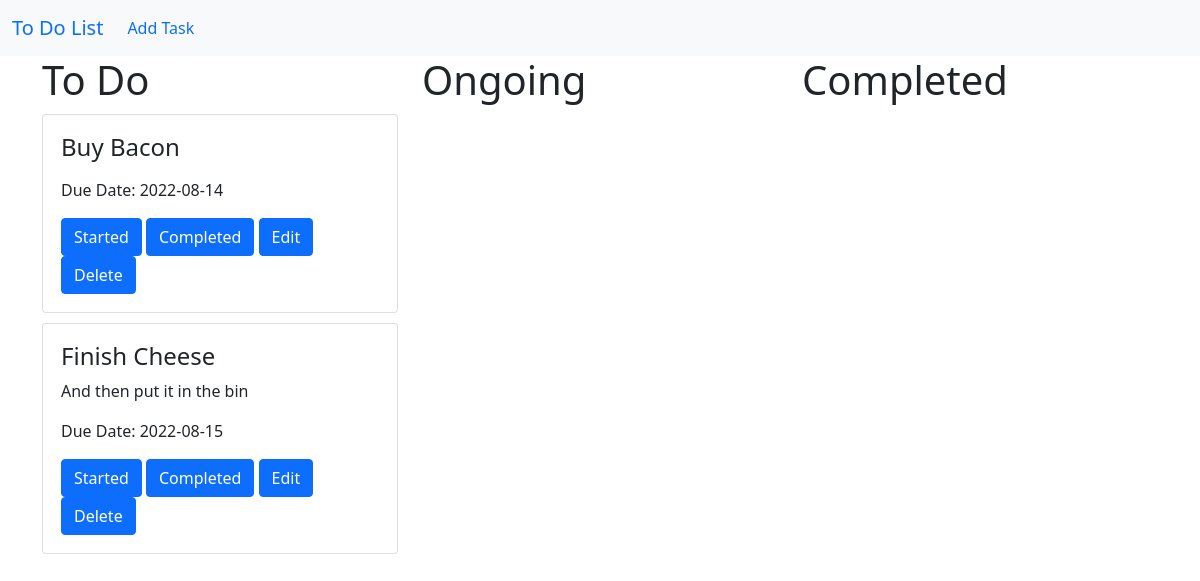
Before: / with the older database file.
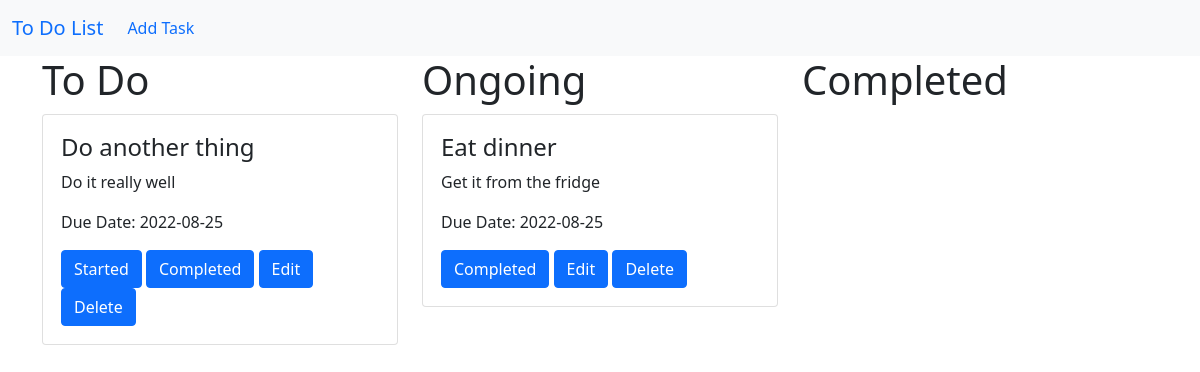
After: the same page with the newer database file.
### main.py (models this page shows, shortened)
class Tasks(db.Model):
    __tablename__ = "to_do"
    id = db.Column(db.Integer, primary_key=True)
    task = db.Column(db.String(140), unique=True, nullable=False)
    description = db.Column(db.String(280), unique=False, nullable=True)
    date = db.Column(db.Date, unique=False, nullable=True)

class OngoingTasks(db.Model):
    __tablename__ = "ongoing"
    id = db.Column(db.Integer, primary_key=True)
    task = db.Column(db.String(140), unique=True, nullable=False)
    description = db.Column(db.String(280), unique=False, nullable=True)
    date = db.Column(db.Date, unique=False, nullable=True)

### main.py (the view)
@app.route("/")
def home():
    tasks_to_do = Tasks.query.all()
    tasks_ongoing = OngoingTasks.query.all()
    tasks_completed = CompletedTasks.query.all()
    return render_template("index.html", tasks=tasks_to_do, ongoing_tasks=tasks_ongoing, completed_tasks=tasks_completed)

### templates/index.html (shortened to what this page needs)
{% extends 'base.html' %}
{% block styles %}
<link rel="stylesheet" href="{{url_for('static', filename='css/styles.css')}}">
<link href="https://cdn.jsdelivr.net/npm/bootstrap@5.0.2/dist/css/bootstrap.min.css" rel="stylesheet">
{% endblock %}
{% block content %}
<nav class="navbar sticky-top navbar-expand-md bg-light">
    <div class="container-fluid">
        <a class="navbar-brand" href="#top">To Do List</a>
        <div class="collapse navbar-collapse" id="navbarSupportedContent">
            <ul class="navbar-nav me-auto">
                <li class="nav-item me-auto">
                    <a class="nav-link" href="{{ url_for('task_add') }}">Add Task</a>
                </li>
            </ul>
        </div>
    </div>
</nav>
<div class="container">
    <div class="row">
        <div class="col-lg-4">
            <h1>To Do</h1>
            {% for task in tasks %}
            <div class="card">
                <div class="card-body">
                    <h4 class="card-title">{{ task.task }}</h4>
                    <p class="card-text">{{ task.description }}</p>
                    <p>Due Date: {{ task.date }}</p>
                    <a class="btn btn-primary" href="{{ url_for('task_start', id=task.id) }}">Started</a>
                    <a class="btn btn-primary" href="">Completed</a>
                    <a class="btn btn-primary" href="">Edit</a>
                    <a class="btn btn-primary" href="">Delete</a>
                </div>
            </div>
            {% endfor %}
        </div>
        <div class="col-lg-4">
            <h1>Ongoing</h1>
            {% for task in ongoing_tasks %}
            <div class="card">
                <div class="card-body">
                    <h4 class="card-title">{{ task.task }}</h4>
                    <p class="card-text">{{ task.description }}</p>
                    <p>Due Date: {{ task.date }}</p>
                    <a class="btn btn-primary" href="">Completed</a>
                    <a class="btn btn-primary" href="">Edit</a>
                    <a class="btn btn-primary" href="">Delete</a>
                </div>
            </div>
            {% endfor %}
        </div>
        <div class="col-lg-4">
            <h1>Completed</h1>
        </div>
    </div>
</div>
{% endblock %}

### templates/base.html (shortened to what this page needs)
<!DOCTYPE html>
<html lang="en">
<head>
    {% block styles %}{% endblock %}
</head>
<body>
    {% block content %} {% endblock %}
</body>
</html>

### static/css/styles.css (style rules this page uses)
.card { padding: 2px; margin: 10px 0; }
a { color: #ffc107; }

Changed rows visible on the page:
removed Tasks: task "Buy Bacon", date "2022-08-14"
removed Tasks: task "Finish Cheese", description "And then put it in the bin", date "2022-08-15"
added Tasks: task "Do another thing", description "Do it really well", date "2022-08-25"
added OngoingTasks: task "Eat dinner", description "Get it from the fridge", date "2022-08-25"
